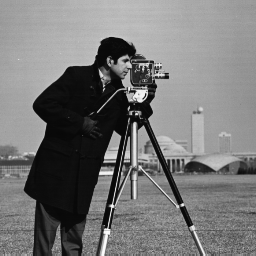
%> input picture Processamento Digital de Imagens/Laboratorio_Imagens/Laboratorio_4_6.tif, 256 x 256 px
$ octave Lab-4.m   (GNU Octave 9; MATLAB toolbox functions it lacks are replaced by stand-ins)
%> lines starting %> are read from the running program, lines starting %| are printed output that depends on the picture
% Laboratório 4 - Processamento Digital de Imagens
% Daniel Campos da Silva - 201801485

% Para visualizar as questões, basta colocar entre %{ e %} as que deseja ignorar

pkg load image

% [73 lines of commented-out code are left out]

img_4_6 = imread("Laboratorio_Imagens/Laboratorio_4_6.tif");
%> img_4_6 is the input picture: size 256x256 uint8; min 7, max 253, mean 118.7
figure('Name', 'Imagem original'), imshow(img_4_6);

opened_img = imerode(img_4_6, strel("square", 3));
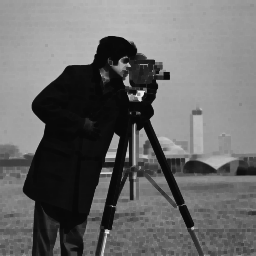
%> opened_img: size 256x256 uint8; min 7, max 248, mean 105.2
opened_img = imerode(opened_img, strel("square", 3));
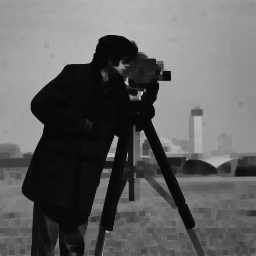
%> opened_img: size 256x256 uint8; min 7, max 233, mean 98.1
figure('Name', 'Imagem aberta'), imshow(opened_img);

figure('Name', 'Diferença das imagens'), imshow(imabsdiff(opened_img, img_4_6));
%> after `imshow(imabsdiff(opened_img, img_4_6))`:
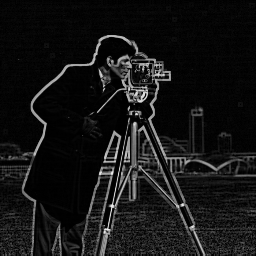
%> displayed picture: size 256x256, on the screen's scale of 0 to 255; min 0, max 237, mean 20.7
pause()

% A imagem aberta "cresce" e difere principalmente nas bordas
% Portanto, a diferença entre elas denota um claro contorno

$ run again, with Processamento Digital de Imagens/Laboratorio_Imagens/Laboratorio_1_6.tif copied over Processamento Digital de Imagens/Laboratorio_Imagens/Laboratorio_4_6.tif
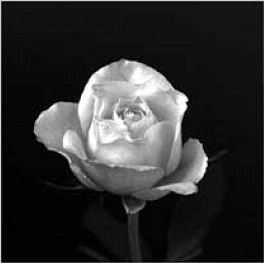
%> input picture Processamento Digital de Imagens/Laboratorio_Imagens/Laboratorio_1_6.tif, 264 x 263 px
%> img_4_6 is the input picture: size 263x264 uint8; min 0, max 255, mean 47.7
%> `opened_img = imerode(opened_img, strel("square", 3));`:
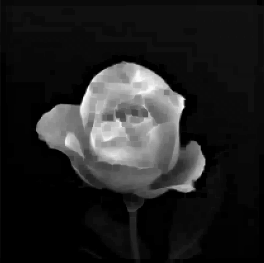
%> opened_img: size 263x264 uint8; min 0, max 249, mean 34.4
%> `imshow(imabsdiff(opened_img, img_4_6))`:
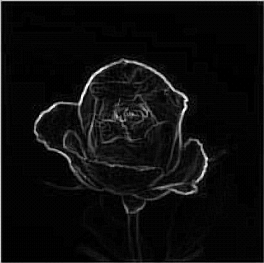
%> displayed picture: size 263x264, on the screen's scale of 0 to 255; min 0, max 255, mean 13.3

$ run again, with Processamento Digital de Imagens/Laboratorio_Imagens/Laboratorio_2_8.tif copied over Processamento Digital de Imagens/Laboratorio_Imagens/Laboratorio_4_6.tif
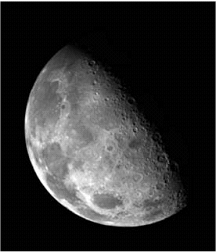
%> input picture Processamento Digital de Imagens/Laboratorio_Imagens/Laboratorio_2_8.tif, 216 x 252 px
%> img_4_6 is the input picture: size 252x216 uint8; min 0, max 255, mean 48.1
%> `opened_img = imerode(opened_img, strel("square", 3));`:
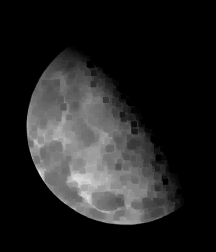
%> opened_img: size 252x216 uint8; min 0, max 225, mean 34.4
%> `imshow(imabsdiff(opened_img, img_4_6))`:
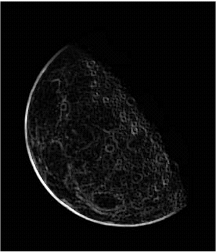
%> displayed picture: size 252x216, on the screen's scale of 0 to 255; min 0, max 255, mean 13.8
